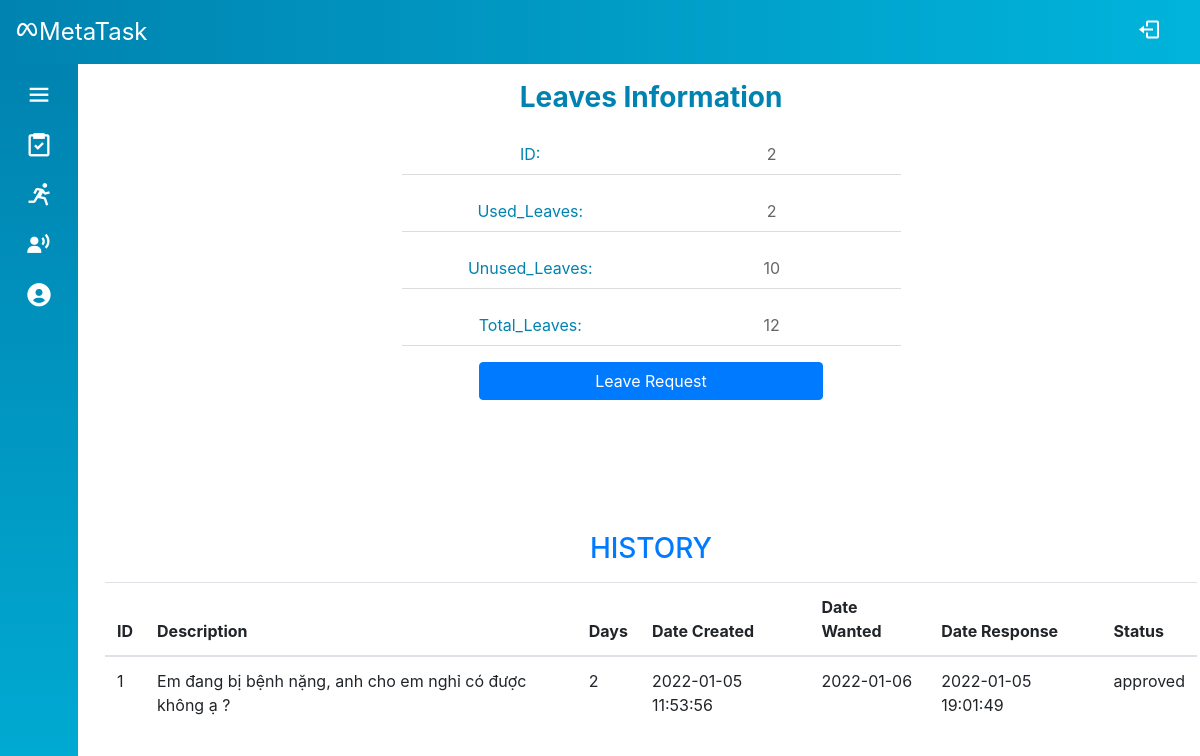
The page /Source/mvc/index.php?controller=leave&action=index (signed in) on the database its author committed.
### tables this page shows
CREATE TABLE `leave_info` (
  `person_id` int(6) UNSIGNED NOT NULL,
  `used_leaves` tinyint(3) UNSIGNED DEFAULT 0,
  `total_leaves` tinyint(3) UNSIGNED DEFAULT 12
);

CREATE TABLE `leave_record` (
  `id` int(6) UNSIGNED NOT NULL,
  `leave_id` int(6) UNSIGNED NOT NULL,
  `description` varchar(200) NOT NULL,
  `file_name` varchar(200) DEFAULT NULL,
  `file` varchar(200) DEFAULT NULL,
  `days` tinyint(3) UNSIGNED NOT NULL,
  `date_created` timestamp NOT NULL DEFAULT current_timestamp(),
  `date_response` datetime DEFAULT NULL,
  `date_wanted` date NOT NULL,
  `status` varchar(30) NOT NULL DEFAULT 'waiting'
);

### Source/mvc/controllers/base_controller.php (called while the page is built, shortened)
<?php
    class BaseController {
        protected $name;
        public function render($view, $data = array()) {
            extract($data);
            require_once('views/' .$this->name . '/' . $view . '.php');
            require_once('views/layout/template.php');
        }
    }
?>

### Source/mvc/controllers/leave_controller.php (called while the page is built, shortened)
<?php
require_once('models/Leave.php');
require_once('base_controller.php');
class LeaveController extends BaseController
{
    public function index()
    {
        $leave = Leave::get($_SESSION['id']);
        $leavesRecord = Leave::getRecord($_SESSION['id']);
        $data = array('leave' => $leave, 'leaves_record' => $leavesRecord);
        $this->render('index', $data);
    }
}

### Source/mvc/route.php (called while the page is built, shortened)
<?php
$obj = new $className();
$obj->$action();

### Source/mvc/index.php (called while the page is built, shortened)
<?php
require_once('route.php');

### Source/mvc/models/Leave.php (called while the page is built, shortened)
<?php
class Leave
{
    public function __construct(
        $id,
        $used_leaves,
        $total_leaves,
    ) {
        $this->id = $id;
        $this->used_leaves = $used_leaves;
        $this->total_leaves = $total_leaves;
    }
    public static function get($id)
    {
        $sql = "select * from leave_info where person_id = :id";
        $conn = DB::getConnection();
        $stm = $conn->prepare($sql);
        $stm->execute(array('id' => $id));
        if ($item = $stm->fetch()) {
            return new Leave($item['person_id'], $item['used_leaves'], $item['total_leaves']);
        }
        return null;
    }
    public static function getRecord($id)
    {
        $sql = "select * from leave_record where leave_id = :id";
        $conn = DB::getConnection();
        $stm = $conn->prepare($sql);
        $stm->execute(array('id' => $id));
        $data = array();
        foreach ($stm->fetchAll() as $item) {
            $data[] = array('id' => $item['id'], 'leave_id' => $item['leave_id'], 'description' => $item['description'], 'file' => $item['file'], 'days' => $item['days'], 'date_created' => $item['date_created'], 'date_wanted' => $item['date_wanted'], 'date_response' => $item['date_response'], 'status' => $item['status']);
        }
        return $data;
    }
}

### Source/mvc/views/leave/index.php (the view, shortened to what this page needs)
<?php
$s = $data['leave'];
?>
<div class="container-fluid">
    <div class="row">
        <div class="col-12 col-md-6 offset-md-3 mb-5">
            <div class="profile-info">
                <div class="info-header">Leaves Information</div>
                <div class="info-body">
                    <ul class="info-list">
                        <li class="row">
                            <div class="col-12 col-md-6 text-center info-label">
                                ID:
                            </div>
                            <div class="col-12 col-md-6 text-center info-content" id="personID">
                                <?= $s->id ?>
                            </div>
                        </li>
                        <li class="row">
                            <div class="col-12 col-md-6 text-center info-label">Used_Leaves:</div>
                            <div class="col-12 col-md-6 text-center info-content">
                                <?= $s->used_leaves ?>
                            </div>
                        </li>
                        <li class="row">
                            <div class="col-12 col-md-6 text-center info-label">Unused_Leaves:</div>
                            <div class="col-12 col-md-6 text-center info-content">
                                <?= $s->total_leaves - $s->used_leaves ?>
                            </div>
                        </li>
                        <li class="row">
                            <div class="col-12 col-md-6 text-center info-label">Total_Leaves:</div>
                            <div class="col-12 col-md-6 text-center info-content">
                                <?= $s->total_leaves ?>
                            </div>
                        </li>
                    </ul>
                    <div class="row">
                        <div class="col-12 col-md-8 offset-md-2 text-center">
                            <button data-toggle="modal" data-target="#leave-request-modal" class="btn btn-primary btn-block" id="leave-request-btn">Leave Request</button>
                        </div>
                    </div>
                </div>
            </div>
        </div>
    </div>
</div>
<div class="container-fluid mt-5">
    <div class="text-primary text-center mb-3">
        <h3>HISTORY</h3>
    </div>
    <table class="table-responsive-sm table table-hover">
        <thead>
            <tr>
                <th>ID</th>
                <th>Description</th>
                <th>Days</th>
                <th>Date Created</th>
                <th>Date Wanted</th>
                <th>Date Response</th>
                <th>Status</th>
            </tr>
        </thead>
        <tbody id="table-body">
            <?php
            foreach ($data['leaves_record'] as $s) {
            ?>
                <tr>
                    <td><?= $s['id'] ?></td>
                    <td><?= $s['description'] ?></td>
                    <td><?= $s['days'] ?></td>
                    <td><?= $s['date_created'] ?></td>
                    <td><?= $s['date_wanted'] ?></td>
                    <td><?= $s['date_response'] ?></td>
                    <td class="leave-status"><?= $s['status'] ?></td>
                </tr>
            <?php
            }
            ?>
        </tbody>
    </table>
</div>

### Source/mvc/style.css (style rules this page uses)
* { padding: 0; margin: 0; box-sizing: border-box; list-style-type: none; }
body { position: relative; min-height: 100vh; width: 100%; }
.profile-info, .profile-img { height: 360px; }
.modal .modal-header .modal-title, .profile-info .info-header { text-align: center; font-size: 28px; font-weight: 700; color: #0083b0; }
.profile-info .info-list li { margin: 16px; padding: 8px; border-bottom: 1px solid #ddd; }
.profile-info .info-list .info-label { color: #0083b0; }
.profile-info .info-list .info-content { color: #666; }

### rows shown on the page
leave_info: person_id "2", used_leaves "2", $s->total_leaves - $s->used_leaves "10", total_leaves "12"
leave_record: id "1", description "Em đang bị bệnh nặng, anh cho em nghỉ có được không ạ ?", days "2", date_created "2022-01-05 11:53:56", date_wanted "2022-01-06", date_response "2022-01-05 19:01:49", status "approved"
